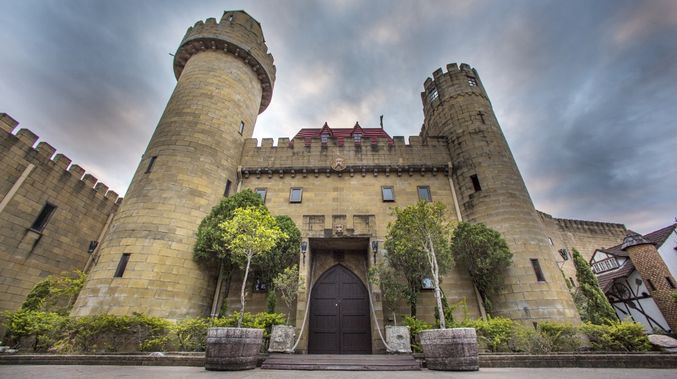
#> input picture img/castle.jpg, 677 x 379 px, found by its file name
$ python 01.py
#> lines starting #> are read from the running program, lines starting #| are printed output that depends on the picture
# header?

import cv2 as cv
import numpy as np

folder_imgs = "/home/lativ/Documents/UFAL/repos/visaocomp/img/"
img = cv.imread(folder_imgs + 'castle.jpg')
#> img is the input picture: shape (379, 677, 3); mean B, G, R 117.2, 124.7, 127.6
gray = cv.cvtColor(img, cv.COLOR_BGR2GRAY)
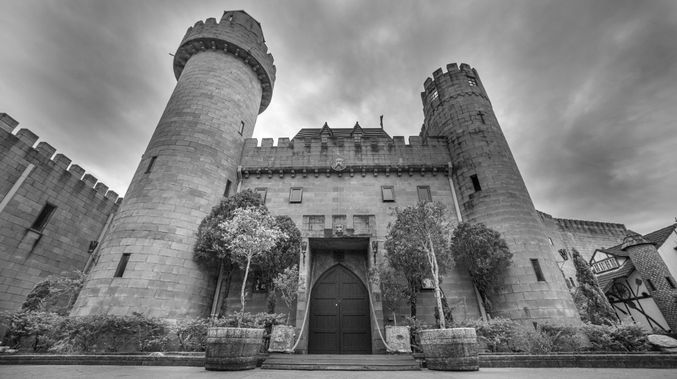
#> gray: shape (379, 677); min 0, max 255, mean 124.7

sift = cv.xfeatures2d.SIFT_create()
kp = sift.detect(gray, None)
#> kp = 1747 keypoints; strongest (x, y, size): (52, 158, 2), (381, 117, 2.1), (407, 142, 3.1), (34, 146, 2.5)

img = cv.drawKeypoints(gray, kp, img)
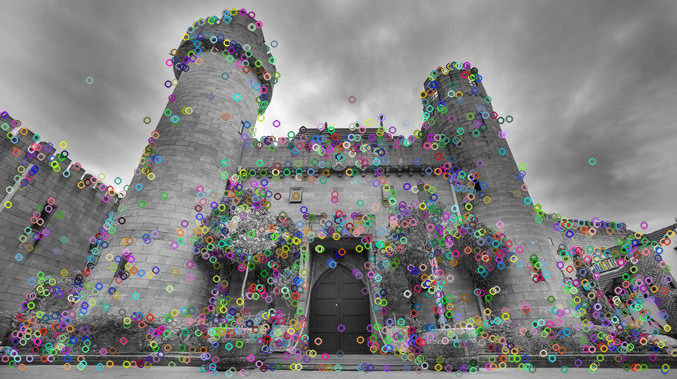
#> img: shape (379, 677, 3); mean B, G, R 127.6, 127.7, 127.9

cv.imshow('img', img)
cv.waitKey(0)
